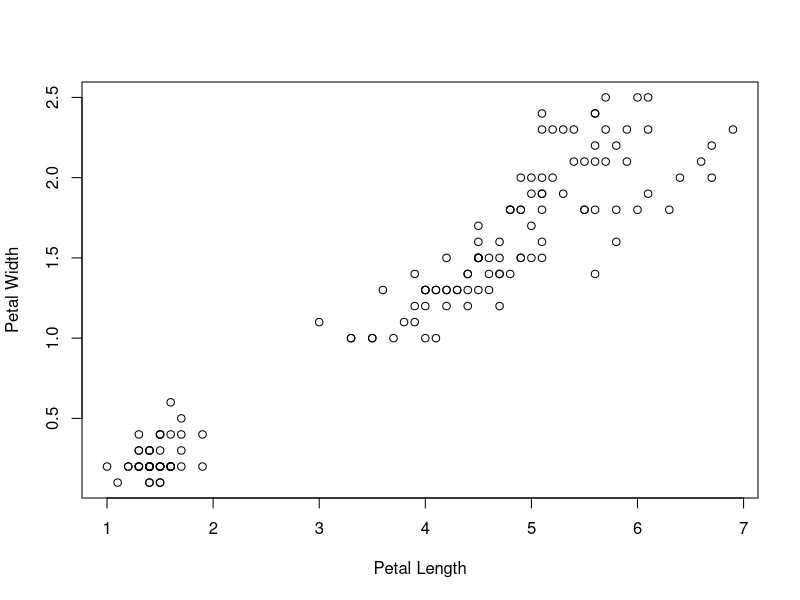
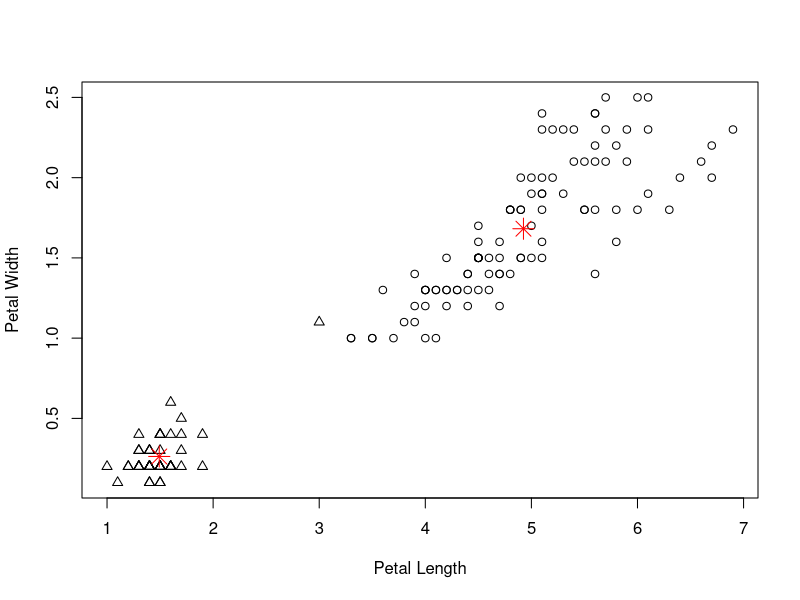
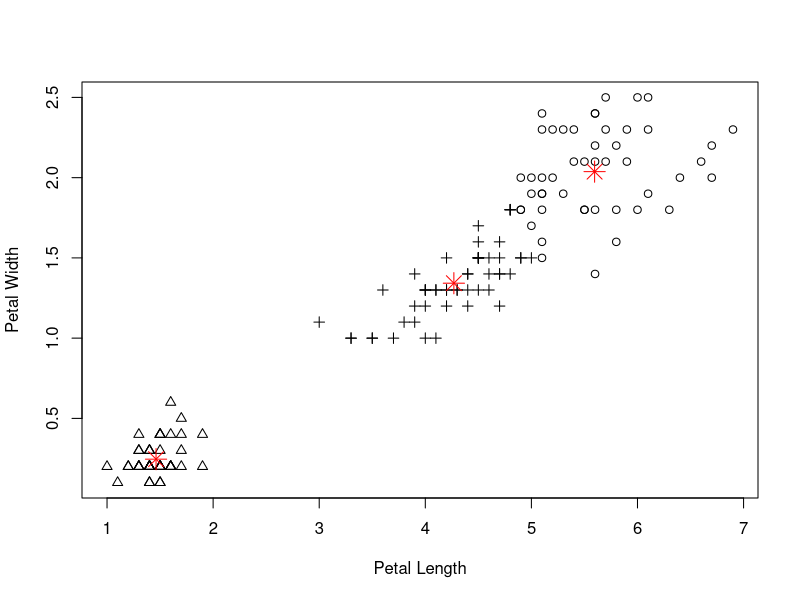

Write R code to recreate these figures, in order.
## ---- chunk 1
options(htmltools.dir.version = FALSE, eval = FALSE, message = FALSE,
       fig.retina = 3)
## ---- chunk 2
plot(x = iris$Petal.Length, y = iris$Petal.Width, xlab = "Petal Length",
    ylab = "Petal Width")
## ---- chunk 3
data <- iris[, c('Petal.Length', 'Petal.Width')]

km <- kmeans(data, 2)

plot(x = data$Petal.Length, y = data$Petal.Width, pch = km$cluster,
     xlab = "Petal Length", ylab = "Petal Width")
points(km$centers, pch = 8, cex = 2, col = "red")
## ---- chunk 4
km3 <- kmeans(data, 3)
plot(x = data$Petal.Length, y = data$Petal.Width, pch = km3$cluster,
     xlab = "Petal Length", ylab = "Petal Width")

points(km3$centers, pch = 8, cex = 2, col = "red")
## ---- chunk 5
table(km3$cluster, iris$Species)
